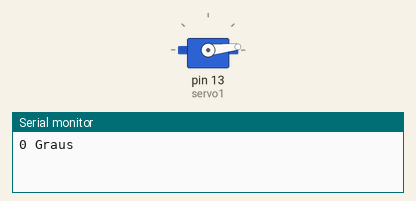
Recording of a sketch running on a simulated Arduino Uno, built with avr-gcc and run on an emulated ATmega328P. Parts: servo, the last lines printed to the serial monitor. Wiring (inferred from the names in the program): servo: signal pin 13. Servo pulses on a pin are drawn as a servo (544–2400 µs = 0–180°).

Above: at 0.05 s.
At 3.95 s:
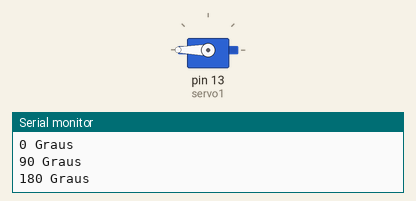
At 7.8 s:
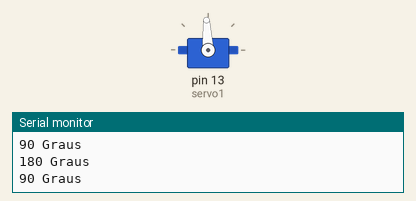
Timing chart, 0 to 10.1 s (numbered marks = the images above):
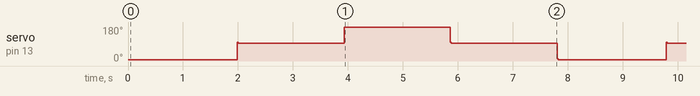

The sketch:

Servo_Sem_Lib.ino
```cpp
// --- Mapeamento de Hardware ---
#define servo1 13 //servo1 ligado no pino digital 33


// --- Protótipo das Funções Auxialiares ---
void servo0graus();
void servo90graus();
void servo180graus();


// --- Configurações Iniciais ---
void setup()
{
   pinMode(servo1, OUTPUT); //saída para o servo1
   Serial.begin(115200);
} //end setup

// --- Loop Infinito ---
void loop()
{
  Serial.println("0 Graus");
  for(char i=0;i<100;i++) servo0graus();    //move o servo para a posição 0º por 2 segundos

  Serial.println("90 Graus");
  for(char i=0;i<100;i++) servo90graus();    //move o servo para a posição 90º por 2 segundos

  Serial.println("180 Graus");
  for(char i=0;i<100;i++) servo180graus();    //move o servo para a posição 180º por 2 segundos

  Serial.println("90 Graus");
  for(char i=0;i<100;i++) servo90graus();    //move o servo para a posição 90º por 2 segundos
} //end loop

// --- Desenvolvimento das Funções Auxialiares ---

void servo0graus()              //Posiciona o servo em 0 graus
{
   digitalWrite(servo1, HIGH);  //pulso do servo
   delayMicroseconds(600);      //0.6ms
   digitalWrite(servo1, LOW);   //completa periodo do servo
   for(int i=0;i<32;i++)delayMicroseconds(600);
                               // 20ms = 20000us
                               // 20000us - 600us = 19400us
                               // 19400/600 = ~~32
} //end servo0graus

void servo90graus()             //Posiciona o servo em 90 graus
{
   digitalWrite(servo1, HIGH);  //pulso do servo
   delayMicroseconds(1500);     //1.5ms
   digitalWrite(servo1, LOW);   //completa periodo do servo
   for(int i=0;i<12;i++)delayMicroseconds(1500);
                               // 20ms = 20000us
                               // 20000us - 1500us = 18500us
                               // 18500/1500 = ~~12
} //end servo0graus

void servo180graus()             //Posiciona o servo em 180 graus
{
   digitalWrite(servo1, HIGH);  //pulso do servo
   delayMicroseconds(2400);     //2.4ms
   digitalWrite(servo1, LOW);   //completa periodo do servo
   for(int i=0;i<7;i++)delayMicroseconds(2400);
                               // 20ms = 20000us
                               // 20000us - 2400us = 17600us
                               // 17600/2400 = ~~7
} //end servo0graus
```

Measured:
- by itself, servo on pin 13 (servo1): repeats every 7.8 s: 93° 1.9 s, 180° 1.9 s, 99° 0.02 s, 93° 1.9 s, 11° 0.02 s, 6° 2.0 s, 99° 0.02 s
